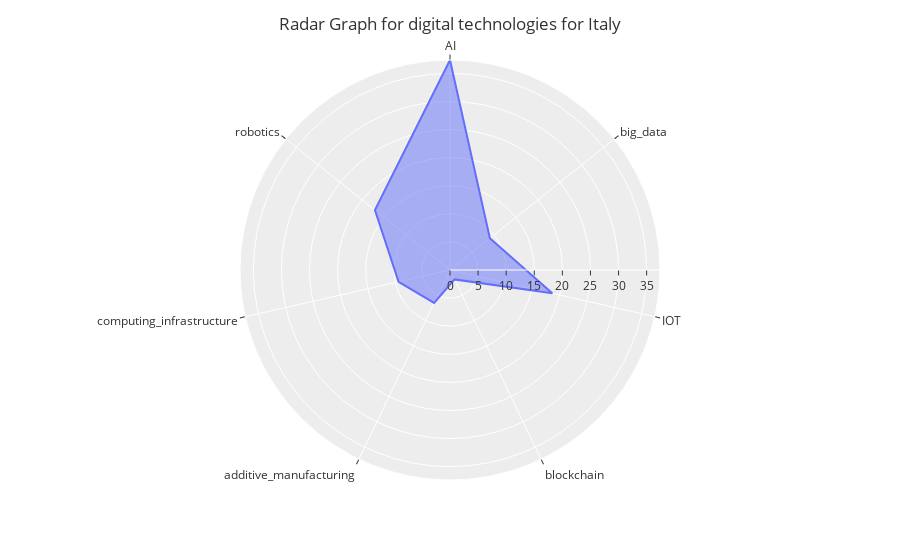

The notebook cell saved with this chart:
### Code cell
fig = px.line_polar(dic_df_tech['Italy'], r='r', theta='theta', line_close=True)
fig.update_traces(fill='toself')
fig.update_layout(title="Radar Graph for digital technologies for Italy", template="ggplot2")
fig.show()

### Figure 1 — Plotly figure (JSON) as saved in the notebook; plotly's stock layout.template omitted (floating-point values rounded to 4 significant figures)
{"data": [{"hovertemplate": "r=%{r}<br>theta=%{theta}<extra></extra>", "legendgroup": "", "line": {"color": "#636efa", "dash": "solid"}, "marker": {"symbol": "circle"}, "mode": "lines", "name": "", "r": [37.38, 9.08, 18.68, 1.86, 6.51, 9.39, 17.09, 37.38], "showlegend": false, "subplot": "polar", "theta": ["AI", "big_data", "IOT", "blockchain", "additive_manufacturing", "computing_infrastructure", "robotics", "AI"], "type": "scatterpolar", "fill": "toself"}], "layout": {"polar": {"domain": {"x": [0.0, 1.0], "y": [0.0, 1.0]}, "angularaxis": {"direction": "clockwise", "rotation": 90}}, "legend": {"tracegroupgap": 0}, "margin": {"t": 60}, "title": {"text": "Radar Graph for digital technologies for Italy"}}}
